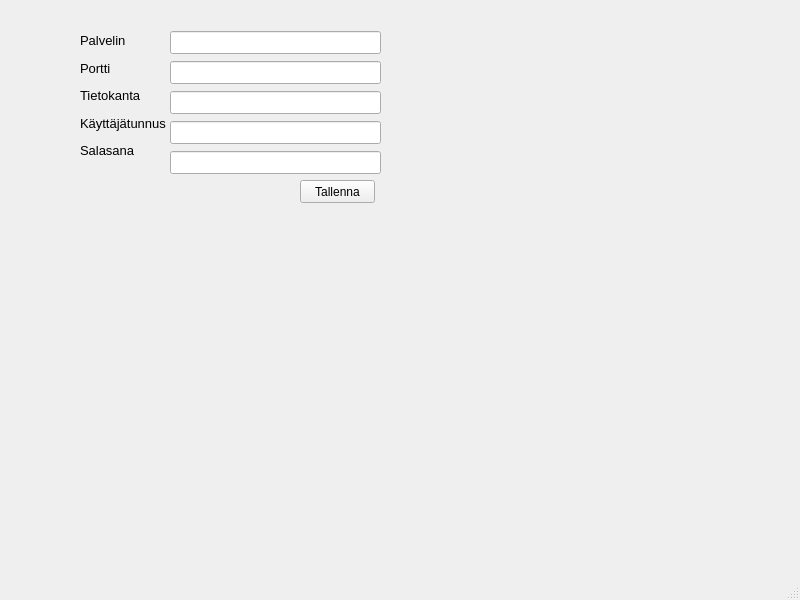
<?xml version="1.0" encoding="UTF-8"?>
<ui version="4.0">
 <class>MainWindow</class>
 <widget class="QMainWindow" name="MainWindow">
  <property name="geometry">
   <rect>
    <x>0</x>
    <y>0</y>
    <width>800</width>
    <height>600</height>
   </rect>
  </property>
  <property name="windowTitle">
   <string>MainWindow</string>
  </property>
  <widget class="QWidget" name="centralwidget">
   <widget class="QPushButton" name="saveSettingspushButton">
    <property name="geometry">
     <rect>
      <x>300</x>
      <y>180</y>
      <width>75</width>
      <height>23</height>
     </rect>
    </property>
    <property name="toolTip">
     <string>&lt;html&gt;&lt;head/&gt;&lt;body&gt;&lt;p&gt;&lt;span style=&quot; font-size:10pt;&quot;&gt;Tallentaa asetukset tiedostoon&lt;/span&gt;&lt;/p&gt;&lt;/body&gt;&lt;/html&gt;</string>
    </property>
    <property name="text">
     <string>Tallenna</string>
    </property>
   </widget>
   <widget class="QWidget" name="layoutWidget">
    <property name="geometry">
     <rect>
      <x>170</x>
      <y>30</y>
      <width>211</width>
      <height>146</height>
     </rect>
    </property>
    <layout class="QVBoxLayout" name="verticalLayout">
     <item>
      <widget class="QLineEdit" name="serverLineEdit">
       <property name="font">
        <font>
         <pointsize>10</pointsize>
        </font>
       </property>
       <property name="toolTip">
        <string>&lt;html&gt;&lt;head/&gt;&lt;body&gt;&lt;p&gt;&lt;span style=&quot; font-size:10pt;&quot;&gt;Palvelimen nimi&lt;/span&gt;&lt;/p&gt;&lt;/body&gt;&lt;/html&gt;</string>
       </property>
      </widget>
     </item>
     <item>
      <widget class="QLineEdit" name="portLineEdit">
       <property name="font">
        <font>
         <pointsize>10</pointsize>
        </font>
       </property>
       <property name="toolTip">
        <string>&lt;html&gt;&lt;head/&gt;&lt;body&gt;&lt;p&gt;&lt;span style=&quot; font-size:10pt;&quot;&gt;Portin nimi&lt;/span&gt;&lt;/p&gt;&lt;/body&gt;&lt;/html&gt;</string>
       </property>
      </widget>
     </item>
     <item>
      <widget class="QLineEdit" name="databaseLineEdit">
       <property name="font">
        <font>
         <pointsize>10</pointsize>
        </font>
       </property>
       <property name="toolTip">
        <string>&lt;html&gt;&lt;head/&gt;&lt;body&gt;&lt;p&gt;Tietokannan nimi&lt;/p&gt;&lt;/body&gt;&lt;/html&gt;</string>
       </property>
      </widget>
     </item>
     <item>
      <widget class="QLineEdit" name="userLineEdit">
       <property name="font">
        <font>
         <pointsize>10</pointsize>
        </font>
       </property>
       <property name="toolTip">
        <string>&lt;html&gt;&lt;head/&gt;&lt;body&gt;&lt;p&gt;&lt;span style=&quot; font-size:10pt;&quot;&gt;Käyttäjätunnus&lt;/span&gt;&lt;/p&gt;&lt;/body&gt;&lt;/html&gt;</string>
       </property>
      </widget>
     </item>
     <item>
      <widget class="QLineEdit" name="passwordLineEdit">
       <property name="font">
        <font>
         <pointsize>10</pointsize>
        </font>
       </property>
       <property name="toolTip">
        <string>&lt;html&gt;&lt;head/&gt;&lt;body&gt;&lt;p&gt;Salasana&lt;/p&gt;&lt;/body&gt;&lt;/html&gt;</string>
       </property>
       <property name="echoMode">
        <enum>QLineEdit::Password</enum>
       </property>
      </widget>
     </item>
    </layout>
   </widget>
   <widget class="QWidget" name="layoutWidget">
    <property name="geometry">
     <rect>
      <x>80</x>
      <y>30</y>
      <width>86</width>
      <height>131</height>
     </rect>
    </property>
    <layout class="QVBoxLayout" name="verticalLayout_2">
     <item>
      <widget class="QLabel" name="ServerLabel">
       <property name="font">
        <font>
         <pointsize>10</pointsize>
        </font>
       </property>
       <property name="text">
        <string>Palvelin</string>
       </property>
      </widget>
     </item>
     <item>
      <widget class="QLabel" name="portLabel">
       <property name="font">
        <font>
         <pointsize>10</pointsize>
        </font>
       </property>
       <property name="text">
        <string>Portti</string>
       </property>
      </widget>
     </item>
     <item>
      <widget class="QLabel" name="databaseLabel">
       <property name="font">
        <font>
         <pointsize>10</pointsize>
        </font>
       </property>
       <property name="text">
        <string>Tietokanta</string>
       </property>
      </widget>
     </item>
     <item>
      <widget class="QLabel" name="userLabel">
       <property name="font">
        <font>
         <pointsize>10</pointsize>
        </font>
       </property>
       <property name="text">
        <string>Käyttäjätunnus</string>
       </property>
      </widget>
     </item>
     <item>
      <widget class="QLabel" name="passwordLabel">
       <property name="font">
        <font>
         <pointsize>10</pointsize>
        </font>
       </property>
       <property name="text">
        <string>Salasana</string>
       </property>
      </widget>
     </item>
    </layout>
   </widget>
  </widget>
  <widget class="QMenuBar" name="menubar">
   <property name="geometry">
    <rect>
     <x>0</x>
     <y>0</y>
     <width>800</width>
     <height>21</height>
    </rect>
   </property>
  </widget>
  <widget class="QStatusBar" name="statusbar"/>
 </widget>
 <resources/>
 <connections/>
</ui>
